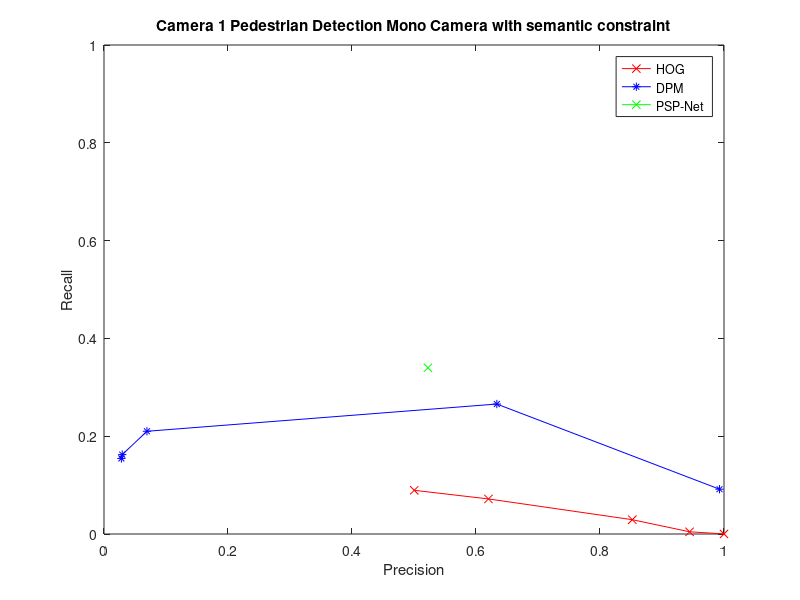
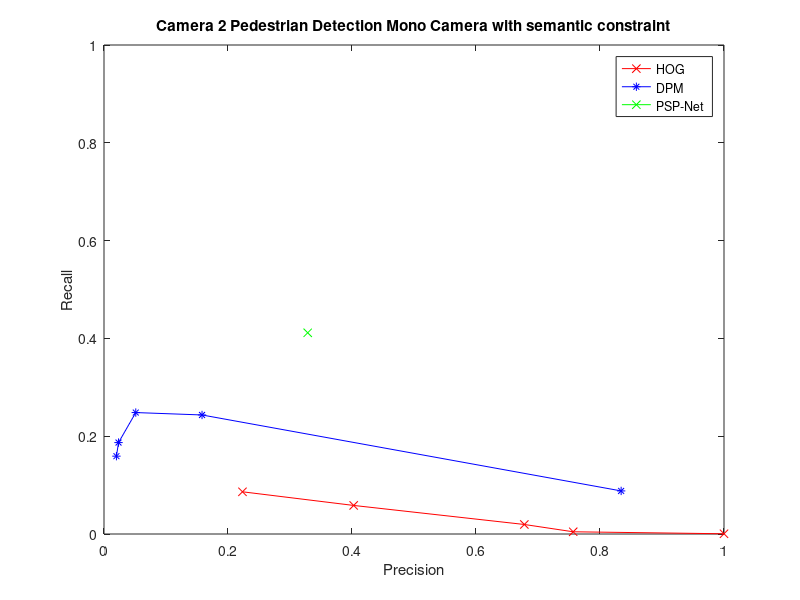
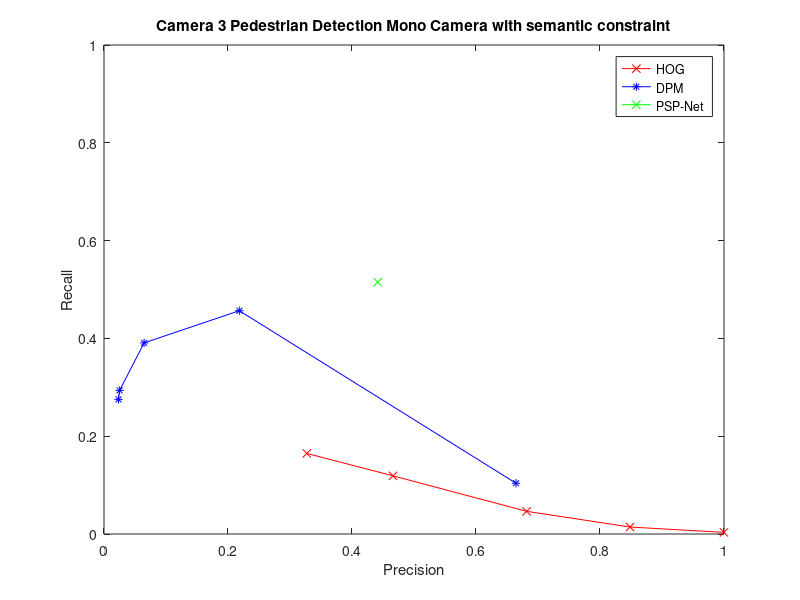

Here is the MATLAB script that generated these plots, in order:
clc;
clear all;
close all;


%% Pedestrian Detection Mono Camera Semantic Constrains

% Camera 1
HOGPrecision1 = [0.500374 0.620092 0.85214 0.944444 1];
HOGRecall1 = [0.0893549 0.0717243 0.0292507 0.0045412 0.000133565];

DPMPrecision1 = [0.028032 0.0294195 0.069287 0.633588 0.992764];
DPMRecall1 = [0.154541 0.162377 0.210086 0.265777 0.0916255];

PSPPrecision1 = [0.52237];
PSPRecall1 = [0.33992];

figure(1)
plot(HOGPrecision1, HOGRecall1, '-rx')
hold on;
plot(DPMPrecision1, DPMRecall1, '-b*')
plot(PSPPrecision1, PSPRecall1, '-gx')
xlim([0 1]);ylim([0 1]);
xlabel('Precision');
ylabel('Recall');
legend('HOG', 'DPM', 'PSP-Net')
title('Camera 1 Pedestrian Detection Mono Camera with semantic constraint')

% Camera 2
HOGPrecision2 = [0.223342 0.402685 0.677966 0.756757 1 ];
HOGRecall2 = [0.0863216 0.0584131 0.019471 0.0045432 0.000486776];

DPMPrecision2 = [0.0200525 0.0234217 0.0512351 0.158117 0.834101];
DPMRecall2 = [0.159186 0.186966 0.248346 0.243432 0.0881064];

PSPPrecision2 = [0.32854];
PSPRecall2 = [0.41148];

figure(2)
plot(HOGPrecision2, HOGRecall2, '-rx')
hold on;
plot(DPMPrecision2, DPMRecall2, '-b*')
plot(PSPPrecision2, PSPRecall2, '-gx')
xlim([0 1]);ylim([0 1]);
xlabel('Precision');
ylabel('Recall');
legend('HOG', 'DPM', 'PSP-Net')
title('Camera 2 Pedestrian Detection Mono Camera with semantic constraint')

% Camera 3
HOGPrecision3 = [0.327098 0.466068 0.681648 0.848485 1];
HOGRecall3 = [0.164799 0.118981 0.0463694 0.0142675 0.0033121];

DPMPrecision3 = [0.0233628 0.0251848 0.0646747 0.218275 0.664495];
DPMRecall3 = [0.275329 0.293673 0.390808 0.456605 0.10387];

PSPPrecision3 = [0.44151];
PSPRecall3 = [0.51502];

figure(3)
plot(HOGPrecision3, HOGRecall3, '-rx')
hold on;
plot(DPMPrecision3, DPMRecall3, '-b*')
plot(PSPPrecision3, PSPRecall3, '-gx')
xlim([0 1]);ylim([0 1]);
xlabel('Precision');
ylabel('Recall');
legend('HOG', 'DPM', 'PSP-Net')
title('Camera 3 Pedestrian Detection Mono Camera with semantic constraint')
